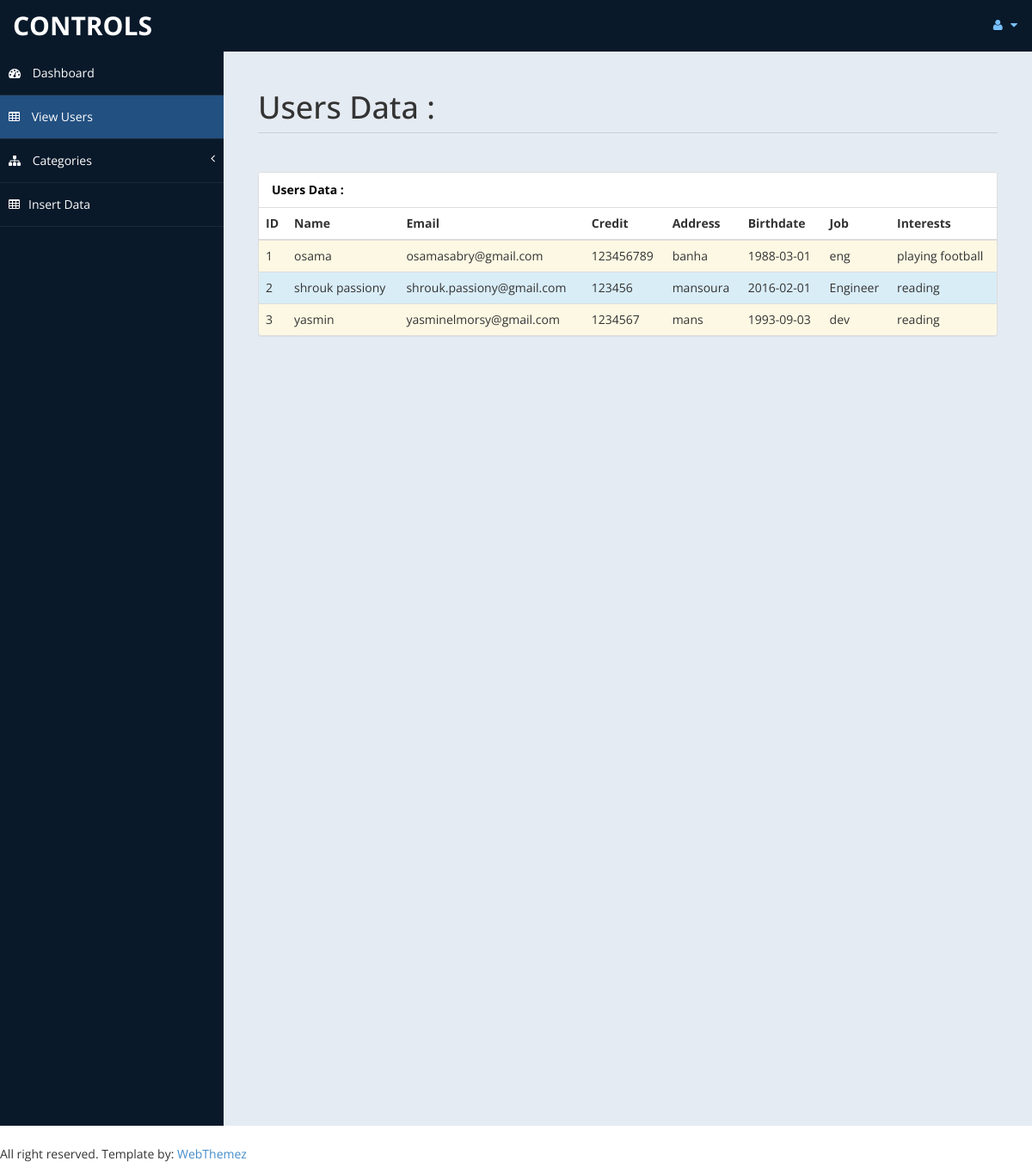
The page /watches/admin/table.php on the database its author committed.
### tables this page shows
CREATE TABLE IF NOT EXISTS `user` (
  `id` int(10) unsigned NOT NULL AUTO_INCREMENT,
  `name` varchar(30) NOT NULL,
  `email` varchar(50) NOT NULL,
  `password` varchar(30) NOT NULL,
  `credit` int(11) DEFAULT NULL,
  `address` varchar(50) DEFAULT NULL,
  `birthdate` date DEFAULT NULL,
  `job` char(20) DEFAULT NULL,
  `interests` varchar(100) DEFAULT NULL,
  PRIMARY KEY (`id`)
);

### watches/user.php (called while the page is built, shortened)
<?php
	class User{
		private static $conn = Null;
		public function __construct($id=-1) {
		if(self::$conn == Null) {
			self::$conn = mysqli_connect('localhost','root','osama','store');
		}
		}
		function selectAllUsers(){
			$query ="select * from user where name != 'admin'";
			$result = mysqli_query(self::$conn,$query);
			$data = [];
			while($row = mysqli_fetch_assoc($result)) {
				$data[] = $row;
			}
			return $data;
		}
	}
?>

### watches/admin/table.php (the view, shortened to what this page needs)
<!DOCTYPE html>
<html xmlns="http://www.w3.org/1999/xhtml">
    <head>
        <link href="assets/css/bootstrap.css" rel="stylesheet" />
        <link href="assets/css/font-awesome.css" rel="stylesheet" />
        <link href="assets/css/custom-styles.css" rel="stylesheet" />
        <link href="assets/js/dataTables/dataTables.bootstrap.css" rel="stylesheet" />
    </head>
    <body>
        <div id="wrapper">
            <nav class="navbar navbar-default top-navbar" role="navigation">
                <div class="navbar-header">
                    <a class="navbar-brand" href="index.php">Controls</a>
                </div>
                <ul class="nav navbar-top-links navbar-right">
                    <li class="dropdown">
                        <a class="dropdown-toggle" data-toggle="dropdown" href="#" aria-expanded="false">
                            <i class="fa fa-user fa-fw"></i> <i class="fa fa-caret-down"></i>
                        </a>
                    </li>
                </ul>
            </nav>
            <nav class="navbar-default navbar-side" role="navigation">
                <div class="sidebar-collapse">
                    <ul class="nav" id="main-menu">
                        <li>
                            <a href="index.php"><i class="fa fa-dashboard"></i> Dashboard</a>
                        </li>
                        <li>
                            <a class="active-menu" href="table.php"><i class="fa fa-table"></i> View Users</a>
                        </li>
                       <li>
                            <a href="#"><i class="fa fa-sitemap"></i> Categories<span class="fa arrow"></span></a>
                    </li>
                        <li>
                        <a href="insertData.php"><i class="fa fa-table"></i>Insert Data</a>
                    </li>
                    </ul>
                </div>
            </nav>
            <div id="page-wrapper" >
                <div id="page-inner">
                    <div class="row">
                        <div class="col-md-12">
                            <h1 class="page-header">
                                Users Data :
                            </h1>
                        </div>
                    </div>
                    <div class="row">
                        <div class="col-md-6">
                            <div class="panel panel-default">
                                <div class="panel-heading">
                                    Users Data :
                                </div>
                                    <table class='table table-hover table-striped'>
                                        <thead>
                                        <tr>
                                            <th> ID </th>
                                            <th> Name </th>
                                            <th> Email </th>
                                            <th> Credit </th>
                                            <th> Address </th>
                                            <th> Birthdate </th>
                                            <th> Job </th>
                                            <th> Interests </th>
                                        </tr>
                                        </thead>
                                        <tbody>
                                    <?php include 'viewUsers.php'; ?>
                            </div>
                        </div>
                    </div>
                </div>
                   <footer><p>All right reserved. Template by: <a href="http://webthemez.com">WebThemez</a></p></footer>
    </body>
</html>

### watches/admin/viewUsers.php
<?php
	include '../user.php';
	$user= new User();
	$array=$user->selectAllUsers();
		foreach ($array as $key => $user) {
            if($user['id'] == 1) {
                echo '<tr>';
            }
            else
            {
                echo '<tr>';
            }
            echo "<td>".$user['id']."</td>";
            echo "<td>".$user['name']."</td>";
            echo "<td>".$user['email']."</td>";
            echo "<td>".$user['credit']."</td>";
            echo "<td>".$user['address']."</td>";
            echo "<td>".$user['birthdate']."</td>";
            echo "<td>".$user['job']."</td>";
            echo "<td>".$user['interests']."</td>";
    }
	echo " </tbody></table></div></div>";
?>

### watches/admin/assets/css/custom-styles.css (style rules this page uses)
body { font-family: 'Open Sans', sans-serif; }
#wrapper { width: 100%; background:#09192A; }
#page-wrapper { padding: 15px 15px; min-height: 600px; background:#E5EBF2; }
#page-inner { width:100%; margin:10px 20px 10px 0px; background-color:transparent; padding:10px; min-height:1200px; }
h1, .h1, h2, .h2, h3, .h3 { margin-top: 7px; margin-bottom: -5px; }
p { font-size:16px; line-height:25px; padding-top:20px; }
.page-header { padding-bottom: 9px; margin: 10px 0 45px; border-bottom: 1px solid #C7D1DD; }
.panel-default > .panel-heading { color: #000; background-color: #FFFFFF; border-color: #ddd; font-weight:bold; }
footer p { font-size: 14px; }
.top-navbar { margin:0px; }
.top-navbar .navbar-brand { color: #fff; width: 260px; text-align: left; height: 60px; font-size: 30px; font-weight: 700; text-transform: uppercase; line-height: 30px; }
.top-navbar .nav > li { position: relative; display: inline-block; }
.top-navbar .nav > li > a { position: relative; display: block; padding: 19px 15px; color: #77C0FD; }
.active-menu { background-color:#225081!important; }
.arrow { float: right; }
.fa.arrow:before { content: "\f104"; }
.sidebar-collapse , .sidebar-collapse .nav { background:none; }
.sidebar-collapse .nav { padding:0; }
.sidebar-collapse .nav > li > a { color:#fff; background:transparent; text-shadow:none; }
.sidebar-collapse > .nav > li > a { padding:15px 10px; }
.sidebar-collapse > .nav > li { border-bottom: 1px solid rgba(107, 108, 109, 0.19); }
.navbar-side { border:none; background-color: transparent; }
.top-navbar { background:#09192A; border-bottom:none; }
.top-navbar .nav > li > a > i { margin-right: 2px; }
.navbar-default { border:0px solid black; }
.navbar-header { background: #09192A; }
.nav > li > a > i { margin-right:10px; }
@media (min-width:768px) { #page-wrapper { margin: 0 0 0 260px; padding: 15px 30px; min-height: 1200px; } }
@media (min-width:768px) { .navbar-side { z-index: 1; position: absolute; width: 260px; } }
@media (min-width:768px) { .navbar { border-radius: 0px; } }

### rows shown on the page
user: id "1", name "osama", email "osamasabry@gmail.com", credit "123456789", address "banha", birthdate "1988-03-01", job "eng", interests "playing football"
user: id "2", name "shrouk passiony", email "shrouk.passiony@gmail.com", credit "123456", address "mansoura", birthdate "2016-02-01", job "Engineer", interests "reading"
user: id "3", name "yasmin", email "yasminelmorsy@gmail.com", credit "1234567", address "mans", birthdate "1993-09-03", job "dev", interests "reading"
